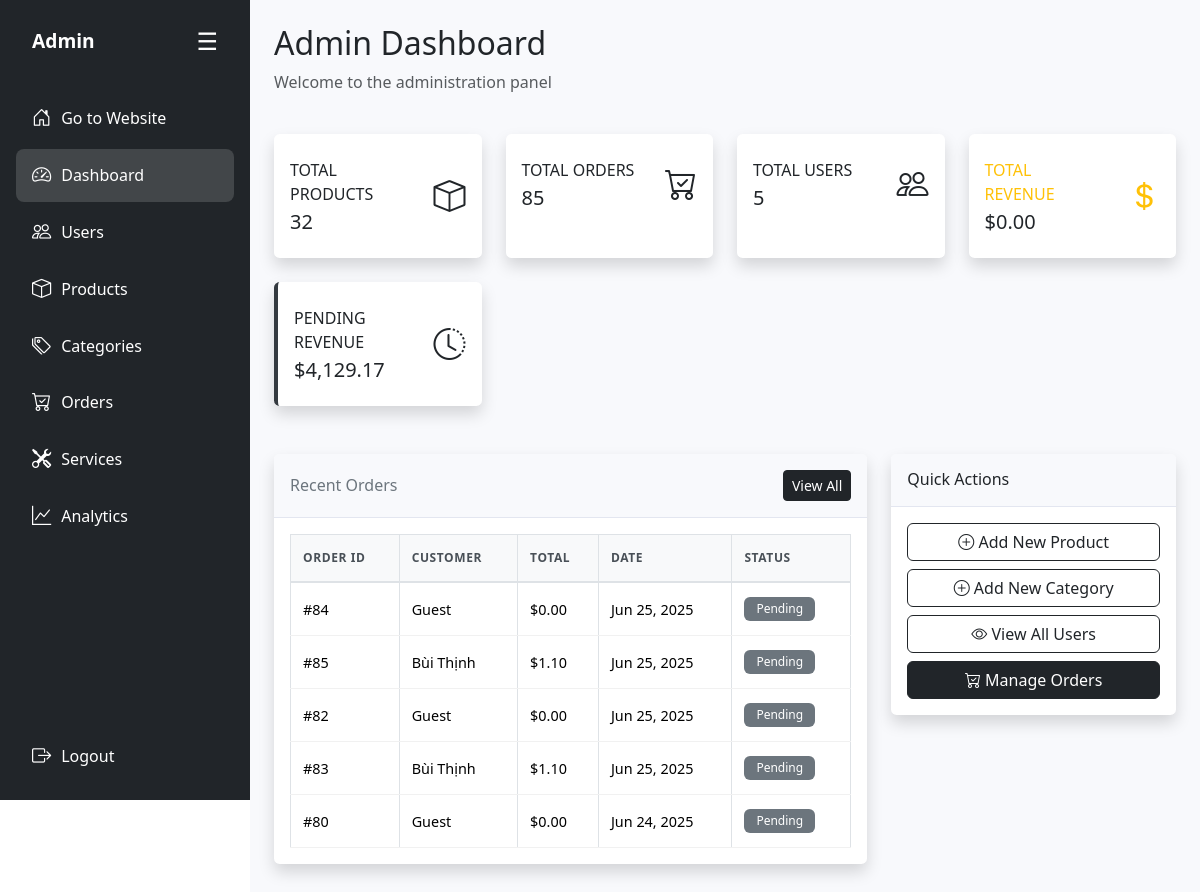
/admin/home-page/admin.php (signed in), run on an earlier commit of the app's database.
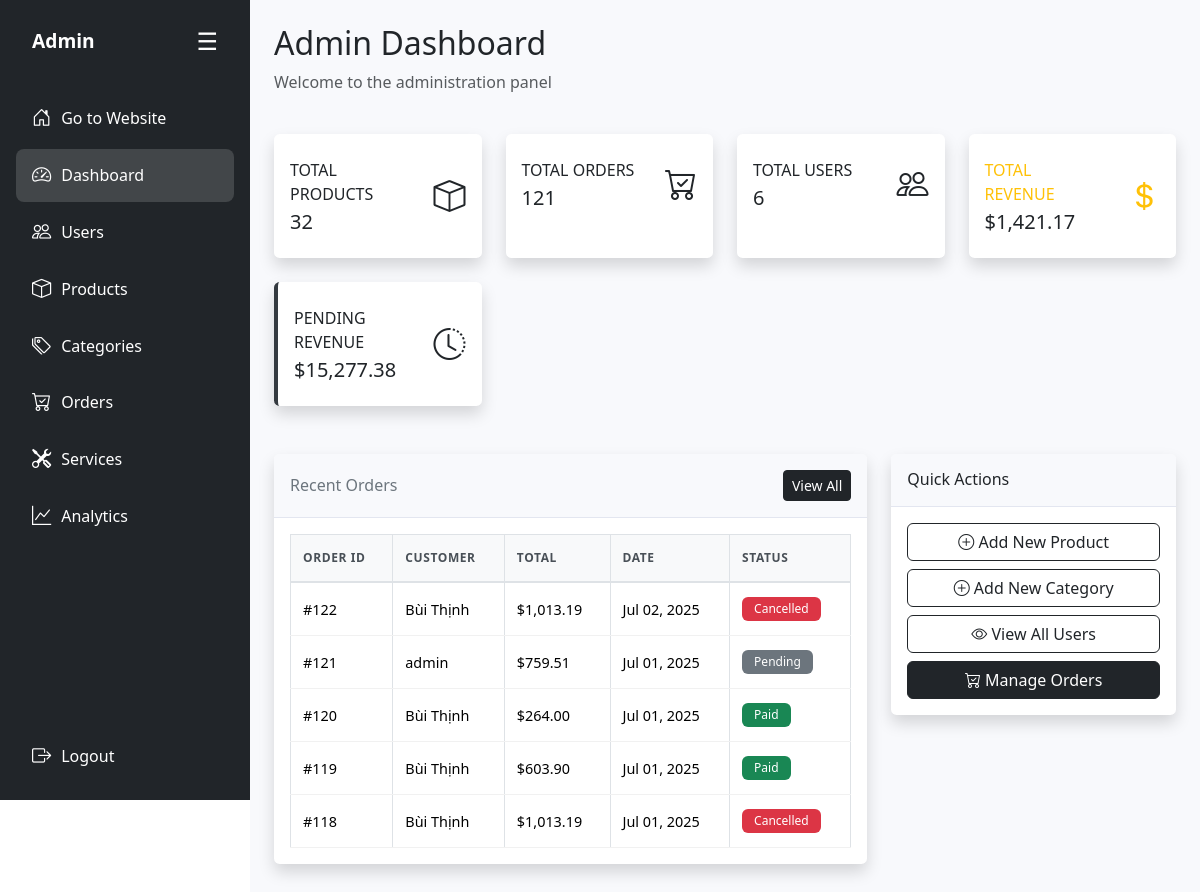
And on a later commit of the database.
### tables this page shows
CREATE TABLE `bill` (
  `id` int(11) NOT NULL,
  `user_id` int(11) DEFAULT NULL,
  `order_date` datetime DEFAULT current_timestamp(),
  `order_name` varchar(50) NOT NULL,
  `order_phone` varchar(50) NOT NULL,
  `order_address` varchar(255) DEFAULT NULL,
  `order_total` decimal(12,2) DEFAULT NULL,
  `order_paymethod` tinyint(1) NOT NULL DEFAULT 0 COMMENT '0: thanh toán offline, 1: thanh toán online',
  `order_status` varchar(20) DEFAULT 'Pending'
);

CREATE TABLE `site_user` (
  `id` int(11) NOT NULL,
  `name` varchar(50) DEFAULT NULL,
  `address` varchar(255) DEFAULT NULL,
  `email` varchar(255) NOT NULL,
  `phone` varchar(50) DEFAULT NULL,
  `username` varchar(50) NOT NULL,
  `password` varchar(255) NOT NULL,
  `role` tinyint(1) NOT NULL DEFAULT 0,
  `reset_token` varchar(64) DEFAULT NULL
);

### admin/home-page/admin.php (the view, shortened to what the changed rows need)
<?php
require_once '../includes/admin-layout.php';
?>
<div class="row mb-4">
    <div class="col-12">
        <h2>Admin Dashboard</h2>
    </div>
</div>
<div class="row mb-4">
    <div class="col-xl-3 col-md-6 mb-4">
        <div class="card border-left-secondary shadow h-100 py-2">
            <div class="card-body">
                <div class="row no-gutters align-items-center">
                    <div class="col mr-2">
                        <div class="text-xs font-weight-bold text-dark text-uppercase mb-1">Total Orders</div>
                        <div class="h5 mb-0 font-weight-bold text-gray-800">
                            <?php
                            try {
                                $stmt = $conn->prepare("SELECT COUNT(*) as count FROM bill");
                                $stmt->execute();
                                echo $stmt->fetch()['count'];
                            } catch (Exception $e) {
                                echo "0";
                            }
                            ?>
                        </div>
                    </div>
                </div>
            </div>
        </div>
    </div>
    <div class="col-xl-3 col-md-6 mb-4">
        <div class="card border-left-secondary shadow h-100 py-2">
            <div class="card-body">
                <div class="row no-gutters align-items-center">
                    <div class="col mr-2">
                        <div class="text-xs font-weight-bold text-dark text-uppercase mb-1">Total Users</div>
                        <div class="h5 mb-0 font-weight-bold text-gray-800">
                            <?php
                            try {
                                $stmt = $conn->prepare("SELECT COUNT(*) as count FROM site_user");
                                $stmt->execute();
                                echo $stmt->fetch()['count'];
                            } catch (Exception $e) {
                                echo "0";
                            }
                            ?>
                        </div>
                    </div>
                </div>
            </div>
        </div>
    </div>
    <div class="col-xl-3 col-md-6 mb-4">
        <div class="card border-left-secondary shadow h-100 py-2">
            <div class="card-body">
                <div class="row no-gutters align-items-center">
                    <div class="col mr-2">
                        <div class="text-xs font-weight-bold text-warning text-uppercase mb-1">Total Revenue</div>
                        <div class="h5 mb-0 font-weight-bold text-gray-800">
                            <?php
                            try {
                                $stmt = $conn->prepare("
                                    SELECT SUM(order_total) as total
                                    FROM bill
                                    WHERE order_status = 1 OR order_status = 'Paid'
                                ");
                                $stmt->execute();
                                $result = $stmt->fetch();
                                echo "$" . number_format($result['total'] ?? 0, 2);
                            } catch (Exception $e) {
                                echo "$0.00";
                            }
                            ?>
                        </div>
                    </div>
                </div>
            </div>
        </div>
    </div>
    <div class="col-xl-3 col-md-6 mb-4">
        <div class="card border-left-warning shadow h-100 py-2">
            <div class="card-body">
                <div class="row no-gutters align-items-center">
                    <div class="col mr-2">
                        <div class="text-xs font-weight-bold text-dark text-uppercase mb-1">Pending Revenue</div>
                        <div class="h5 mb-0 font-weight-bold text-gray-800">
                            <?php
                            try {
                                $stmt = $conn->prepare("
                                    SELECT SUM(order_total) as total
                                    FROM bill
                                    WHERE order_status = 0 OR order_status = 'Pending'
                                ");
                                $stmt->execute();
                                $result = $stmt->fetch();
                                echo "$" . number_format($result['total'] ?? 0, 2);
                            } catch (Exception $e) {
                                echo "$0.00";
                            }
                            ?>
                        </div>
                    </div>
                </div>
            </div>
        </div>
    </div>
</div>
<div class="row">
    <div class="col-lg-8 mb-4">
        <div class="card shadow">
            <div class="card-body">
                <div class="table-responsive">
                    <table class="table table-bordered">
                        <thead>
                            <tr>
                                <th>Order ID</th>
                                <th>Customer</th>
                                <th>Total</th>
                                <th>Date</th>
                                <th>Status</th>
                            </tr>
                        </thead>
                        <tbody>
                            <?php
                            try {
                                $stmt = $conn->prepare("
                                    SELECT b.*, u.name as user_name
                                    FROM bill b
                                    LEFT JOIN site_user u ON b.user_id = u.id
                                    ORDER BY b.order_date DESC
                                    LIMIT 5
                                ");
                                $stmt->execute();
                                while ($order = $stmt->fetch(PDO::FETCH_ASSOC)) {
                                    $status_text = 'Pending';
                                    $status_color = 'secondary';
                                    $status_value = $order['order_status'];
                                    if ($status_value === 'Paid' || $status_value == 1) {
                                        $status_text = 'Paid';
                                        $status_color = 'success';
                                    } elseif ($status_value === 'Cancelled' || $status_value == 2) {
                                        $status_text = 'Cancelled';
                                        $status_color = 'danger';
                                    }
                                    $customer_name = $order['user_name'] ?: $order['order_name'] ?: 'Guest';
                                    echo "<tr>";
                                    echo "<td>#{$order['id']}</td>";
                                    echo "<td>{$customer_name}</td>";
                                    echo "<td>$" . number_format($order['order_total'], 2) . "</td>";
                                    echo "<td>" . date('M d, Y', strtotime($order['order_date'])) . "</td>";
                                    echo "<td><span class='badge bg-{$status_color}'>{$status_text}</span></td>";
                                    echo "</tr>";
                                }
                            } catch (Exception $e) {
                                echo "<tr><td colspan='5' class='text-center text-danger'>Error loading orders</td></tr>";
                            }
                            ?>
                        </tbody>
                    </table>
                </div>
            </div>
        </div>
    </div>
</div>
<?php require_once '../includes/admin-layout-footer.php'; ?>

What changed in the data, as far as the page shows it:
no longer on this page (row unchanged): bill: id "84", customer_name "Guest", order_total "0.00", order_date "Jun 25, 2025", status_text "Pending"
no longer on this page (row unchanged): bill: id "85", user.name "Bùi Thịnh", order_total "1.10", order_date "Jun 25, 2025", status_text "Pending"
no longer on this page (row unchanged): bill: id "82", customer_name "Guest", order_total "0.00", order_date "Jun 25, 2025", status_text "Pending"
no longer on this page (row unchanged): bill: id "83", user.name "Bùi Thịnh", order_total "1.10", order_date "Jun 25, 2025", status_text "Pending"
no longer on this page (row unchanged): bill: id "80", customer_name "Guest", order_total "0.00", order_date "Jun 24, 2025", status_text "Pending"
added bill: id "122", user.name "Bùi Thịnh", order_total "1,013.19", order_date "Jul 02, 2025", order_status "Cancelled"
added bill: id "121", user.name "admin", order_total "759.51", order_date "Jul 01, 2025", status_text "Pending"
added bill: id "120", user.name "Bùi Thịnh", order_total "264.00", order_date "Jul 01, 2025", order_status "Paid"
added bill: id "119", user.name "Bùi Thịnh", order_total "603.90", order_date "Jul 01, 2025", order_status "Paid"
added bill: id "118", user.name "Bùi Thịnh", order_total "1,013.19", order_date "Jul 01, 2025", order_status "Cancelled"
Also different on the page:
$stmt->fetch()['count']: "85" → "121"
$stmt->fetch()['count']: "5" → "6"
$result['total']: "0.00" → "1,421.17"
$result['total']: "4,129.17" → "15,277.38"
